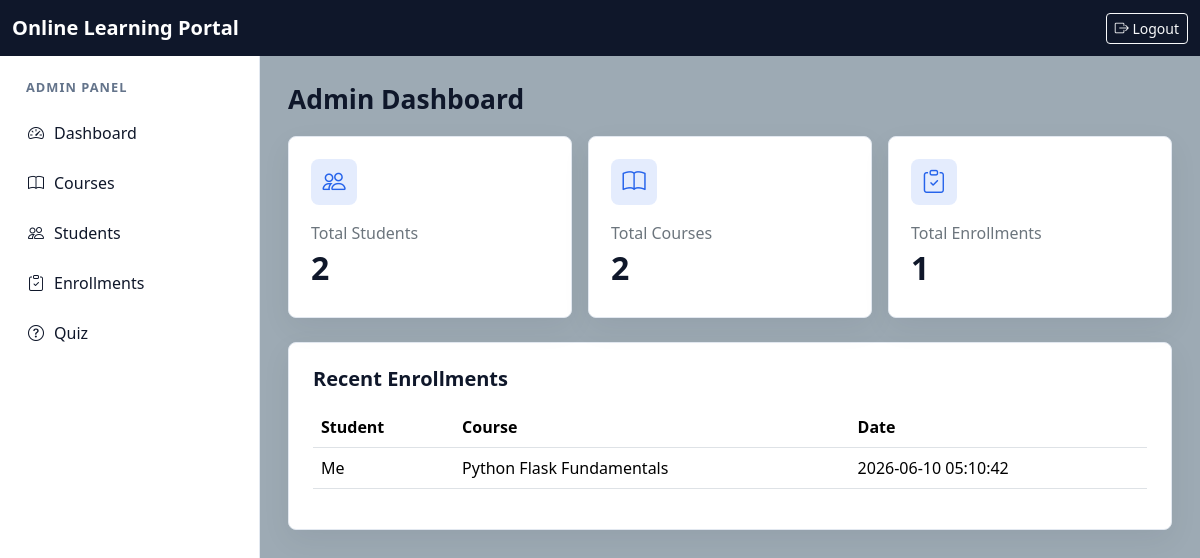
The page /admin/dashboard (signed in) on the database its author committed.
### tables this page shows
CREATE TABLE users (
            id INTEGER PRIMARY KEY AUTOINCREMENT,
            name TEXT NOT NULL,
            email TEXT NOT NULL UNIQUE,
            password TEXT NOT NULL,
            role TEXT NOT NULL DEFAULT 'student' CHECK (role IN ('admin', 'student')),
            phone TEXT,
            created_at TEXT DEFAULT CURRENT_TIMESTAMP
        );

CREATE TABLE enrollments (
            id INTEGER PRIMARY KEY AUTOINCREMENT,
            user_id INTEGER NOT NULL,
            course_id INTEGER NOT NULL,
            enrolled_at TEXT DEFAULT CURRENT_TIMESTAMP,
            UNIQUE (user_id, course_id),
            FOREIGN KEY (user_id) REFERENCES users(id) ON DELETE CASCADE,
            FOREIGN KEY (course_id) REFERENCES courses(id) ON DELETE CASCADE
        );

CREATE TABLE courses (
            id INTEGER PRIMARY KEY AUTOINCREMENT,
            title TEXT NOT NULL,
            description TEXT NOT NULL,
            category TEXT NOT NULL,
            thumbnail TEXT,
            video_link TEXT,
            pdf_link TEXT,
            created_at TEXT DEFAULT CURRENT_TIMESTAMP,
            updated_at TEXT DEFAULT CURRENT_TIMESTAMP
        );

### app.py (the view)
@app.route("/admin/dashboard")
@login_required("admin")
def admin_dashboard():
    stats = {
        "students": query("SELECT COUNT(*) AS total FROM users WHERE role='student'", one=True)["total"],
        "courses": query("SELECT COUNT(*) AS total FROM courses", one=True)["total"],
        "enrollments": query("SELECT COUNT(*) AS total FROM enrollments", one=True)["total"],
    }
    recent = query(
        """
        SELECT e.enrolled_at, u.name, c.title
        FROM enrollments e
        JOIN users u ON u.id=e.user_id
        JOIN courses c ON c.id=e.course_id
        ORDER BY e.enrolled_at DESC LIMIT 8
        """
    )
    return render_template("admin/dashboard.html", stats=stats, recent=recent)

### app.py (called while the page is built)
def db():
    conn = sqlite3.connect(DATABASE_PATH)
    conn.row_factory = sqlite3.Row
    conn.execute("PRAGMA foreign_keys = ON")
    return conn

def query(sql: str, params: tuple = (), one: bool = False, commit: bool = False):
    conn = db()
    cursor = conn.cursor()
    sql = sql.replace("%s", "?")
    cursor.execute(sql, params)
    if commit:
        conn.commit()
        last_id = cursor.lastrowid
        cursor.close()
        conn.close()
        return last_id
    rows = [dict(row) for row in cursor.fetchall()]
    cursor.close()
    conn.close()
    return rows[0] if one and rows else (None if one else rows)

def login_required(role: str | None = None):
    def decorator(view):
        @wraps(view)
        def wrapper(*args, **kwargs):
            if "user_id" not in session:
                return redirect(url_for("login"))
            if role and session.get("role") != role:
                flash("You do not have permission to access that page.", "danger")
                return redirect(url_for("index"))
            return view(*args, **kwargs)
        return wrapper
    return decorator

def current_user():
    if "user_id" not in session:
        return None
    return query(
        "SELECT id, name, email, role, phone, created_at FROM users WHERE id=%s",
        (session["user_id"],),
        one=True,
    )

@app.context_processor
def inject_user():
    return {"current_user": current_user()}

### templates/admin/dashboard.html
{% extends "base.html" %}
{% set title = "Admin Dashboard" %}
{% set heading = "Admin Dashboard" %}
{% block content %}
<div class="row g-3 mb-4">
  <div class="col-md-4"><div class="stat-card"><span class="icon"><i class="bi bi-people"></i></span><p class="text-secondary mb-1 mt-3">Total Students</p><h2 class="fw-bold">{{ stats.students }}</h2></div></div>
  <div class="col-md-4"><div class="stat-card"><span class="icon"><i class="bi bi-book"></i></span><p class="text-secondary mb-1 mt-3">Total Courses</p><h2 class="fw-bold">{{ stats.courses }}</h2></div></div>
  <div class="col-md-4"><div class="stat-card"><span class="icon"><i class="bi bi-clipboard-check"></i></span><p class="text-secondary mb-1 mt-3">Total Enrollments</p><h2 class="fw-bold">{{ stats.enrollments }}</h2></div></div>
</div>
<div class="feature-card p-4">
  <h2 class="h5 fw-bold mb-3">Recent Enrollments</h2>
  <div class="table-responsive">
    <table class="table align-middle">
      <thead><tr><th>Student</th><th>Course</th><th>Date</th></tr></thead>
      <tbody>
        {% for row in recent %}<tr><td>{{ row.name }}</td><td>{{ row.title }}</td><td>{{ row.enrolled_at }}</td></tr>{% else %}<tr><td colspan="3" class="text-secondary">No enrollments yet.</td></tr>{% endfor %}
      </tbody>
    </table>
  </div>
</div>
{% endblock %}

### templates/_sidebar.html (shortened to what this page needs)
<aside class="sidebar">
  <div class="sidebar-title">{{ session.get("role", "")|capitalize }} Panel</div>
  {% if session.get("role") == "admin" %}
    <a class="sidebar-link" href="{{ url_for('admin_dashboard') }}"><i class="bi bi-speedometer2"></i><span>Dashboard</span></a>
    <a class="sidebar-link" href="{{ url_for('admin_courses') }}"><i class="bi bi-book"></i><span>Courses</span></a>
    <a class="sidebar-link" href="{{ url_for('admin_students') }}"><i class="bi bi-people"></i><span>Students</span></a>
    <a class="sidebar-link" href="{{ url_for('admin_enrollments') }}"><i class="bi bi-clipboard-check"></i><span>Enrollments</span></a>
    <a class="sidebar-link" href="{{ url_for('admin_quiz') }}"><i class="bi bi-question-circle"></i><span>Quiz</span></a>
  {% endif %}
</aside>

### assets/css/style.css (style rules this page uses)
:root { --primary: #2563eb; --secondary: #0f172a; --background: #9daab4; --border: #e2e8f0; --muted: #64748b; }
body { background: var(--background); color: var(--secondary); font-family: system-ui, -apple-system, BlinkMacSystemFont, "Segoe UI", sans-serif; }
.feature-card, .course-card, .stat-card, .certificate { border: 1px solid var(--border); border-radius: 8px; background: #fff; box-shadow: 0 10px 30px rgba(15, 23, 42, .06); }
.sidebar { background: #fff; border-right: 1px solid var(--border); padding: 22px 16px; }
.sidebar-title { color: var(--muted); font-size: .8rem; font-weight: 700; letter-spacing: .08em; margin: 0 10px 14px; text-transform: uppercase; }
.sidebar-link { align-items: center; border-radius: 8px; color: var(--secondary); display: flex; gap: 10px; margin-bottom: 6px; padding: 10px 12px; text-decoration: none; }
.stat-card { padding: 22px; }
.stat-card .icon { align-items: center; background: rgba(37, 99, 235, .12); border-radius: 8px; color: var(--primary); display: inline-flex; font-size: 1.45rem; height: 46px; justify-content: center; width: 46px; }

### rows shown on the page
users: get "ADMIN"
enrollments: name "Me", title "Python Flask Fundamentals", enrolled_at "2026-06-10 05:10:42"

### other values the page prints
{{ heading|default(title|default("Dashboard")) }} "Admin Dashboard"
{{ stats.students }} "2"
{{ stats.courses }} "2"
{{ stats.enrollments }} "1"
